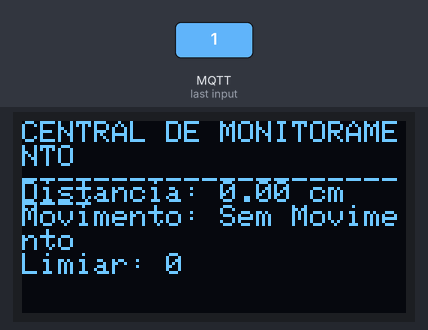
A sketch run on a simulated ESP32. Parts: 128×64 one-colour display. The test bench sets the inputs (shaded band). WiFi joins after 1.5 s; servers stay silent unless stated; no MQTT or app messages arrive unless stated; what the sketch prints to the serial monitor is not drawn.

2.8 s: MQTT message "1" arrives on the first subscribed topic
Above: at 3.7 s.
4.3 s: MQTT message "on" arrives on the first subscribed topic
5.8 s: MQTT message "off" arrives on the first subscribed topic
Timing chart, 0 to 8.8 s (numbered marks = the images above; inputs shaded):
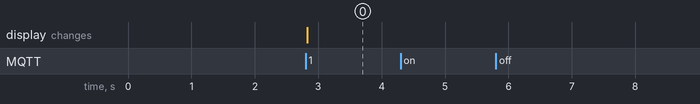

The sketch:

Exercicio1_Central_Monitoramento_Display_OLED.ino
```cpp
#include <WiFi.h>
#include <PubSubClient.h>
#include <ArduinoJson.h>
#include <Wire.h>
#include <Adafruit_GFX.h>
#include <Adafruit_SSD1306.h>

// === CONFIGURAÇÕES OLED ===
#define SCREEN_WIDTH 128
#define SCREEN_HEIGHT 64
Adafruit_SSD1306 display(SCREEN_WIDTH, SCREEN_HEIGHT, &Wire, -1);

// === CONFIGURAÇÕES WiFi e MQTT ===
const char* SSID = "Iphone do pavarin";
const char* PSWD = "pavarinii";
const char* BROKER = "broker.hivemq.com";
const int BROKER_PORT = 1883;
const char* TOPIC = "dupla15/estacao/dados";

WiFiClient espClient;
PubSubClient mqttClient(espClient);

// === FUNÇÕES ===
void conectarWiFi() {
  Serial.print("Conectando ao WiFi...");
  WiFi.begin(SSID, PSWD);
  while (WiFi.status() != WL_CONNECTED) {
    delay(500);
    Serial.print(".");
  }
  Serial.println("\nWiFi conectado!");
}

void conectarMQTT() {
  while (!mqttClient.connected()) {
    Serial.print("Conectando ao broker MQTT...");
    if (mqttClient.connect("MonitorCentral")) {
      Serial.println("Conectado!");
      mqttClient.subscribe(TOPIC);
    } else {
      Serial.print("Falha, rc=");
      Serial.print(mqttClient.state());
      Serial.println(" tentando novamente em 5s");
      delay(5000); // Espera antes de tentar novamente
    }
  }
}

void callback(char* topic, byte* payload, unsigned int length) {
  String msg;
  for (int i = 0; i < length; i++) msg += (char)payload[i];

  Serial.print("Mensagem recebida: ");
  Serial.println(msg);

  StaticJsonDocument<200> doc;
  DeserializationError erro = deserializeJson(doc, msg);
  if (erro) {
    Serial.println("Erro ao interpretar JSON!");
    return;
  }

  float distancia = doc["distancia_cm"];
  bool movimento = doc["movimento"];
  int limiar = doc["limiar_pot"];

  // Atualiza o display
  display.clearDisplay();
  display.setTextSize(1);
  display.setTextColor(SSD1306_WHITE);
  display.setCursor(0,0);
  display.println("CENTRAL DE MONITORAMENTO");
  display.println("-------------------------");
  display.setCursor(0,20);
  display.print("Distancia: "); display.print(distancia); display.println(" cm");
  display.print("Movimento: "); display.println(movimento ? "Detectado" : "Sem Movimento");
  display.print("Limiar: "); display.println(limiar);
  display.display();
}

void setup() {
  Serial.begin(115200);

  // Inicializa I2C com pinos corretos
  Wire.begin(21,22);

  // Inicializa o display - tenta 0x3C e depois 0x3D
  if (!display.begin(SSD1306_SWITCHCAPVCC, 0x3C) &&
      !display.begin(SSD1306_SWITCHCAPVCC, 0x3D)) {
    Serial.println("Erro ao inicializar display OLED!");
    for (;;);
  }

  display.clearDisplay();
  display.setTextSize(1);
  display.setTextColor(SSD1306_WHITE);
  display.setCursor(0,10);
  display.println("Iniciando...");
  display.display();

  conectarWiFi();
  mqttClient.setServer(BROKER, BROKER_PORT);
  mqttClient.setCallback(callback);
}

void loop() {
  if (!mqttClient.connected()) conectarMQTT();
  mqttClient.loop();
}
```

Measured:
- after the input at 2.8 s, the display: changes at once (image 0)
- after the input at 4.3 s, every drawn part: stays the same
- after the input at 5.8 s, every drawn part: stays the same
